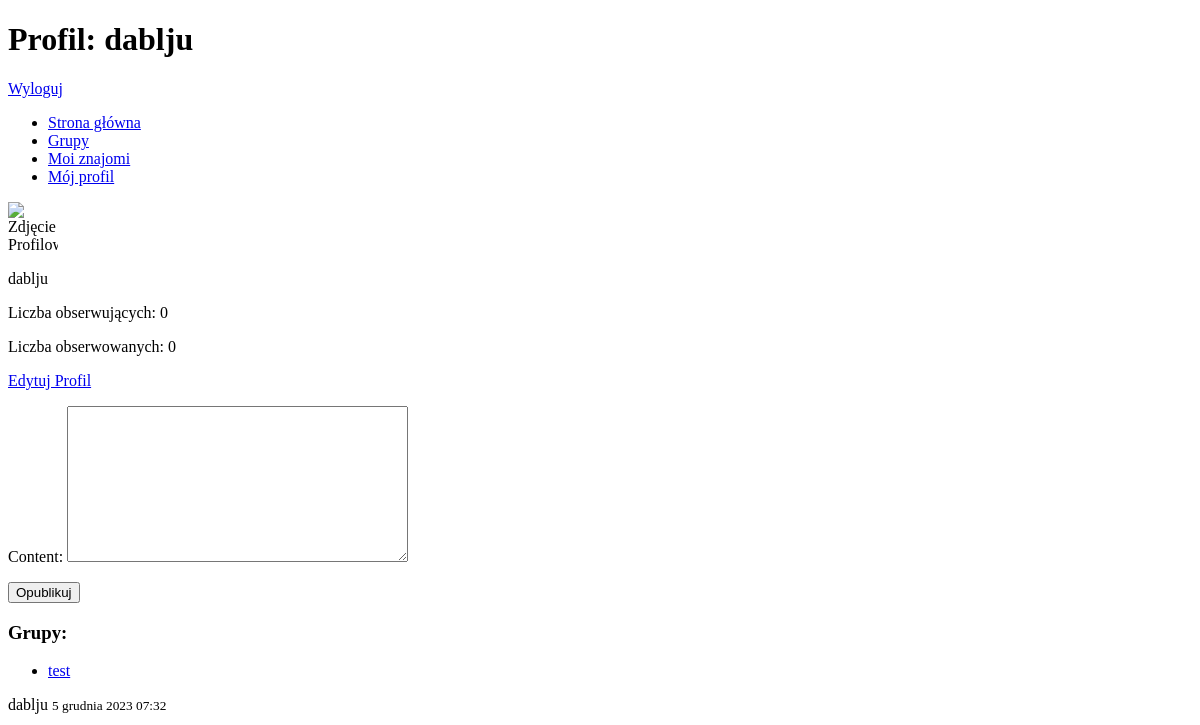
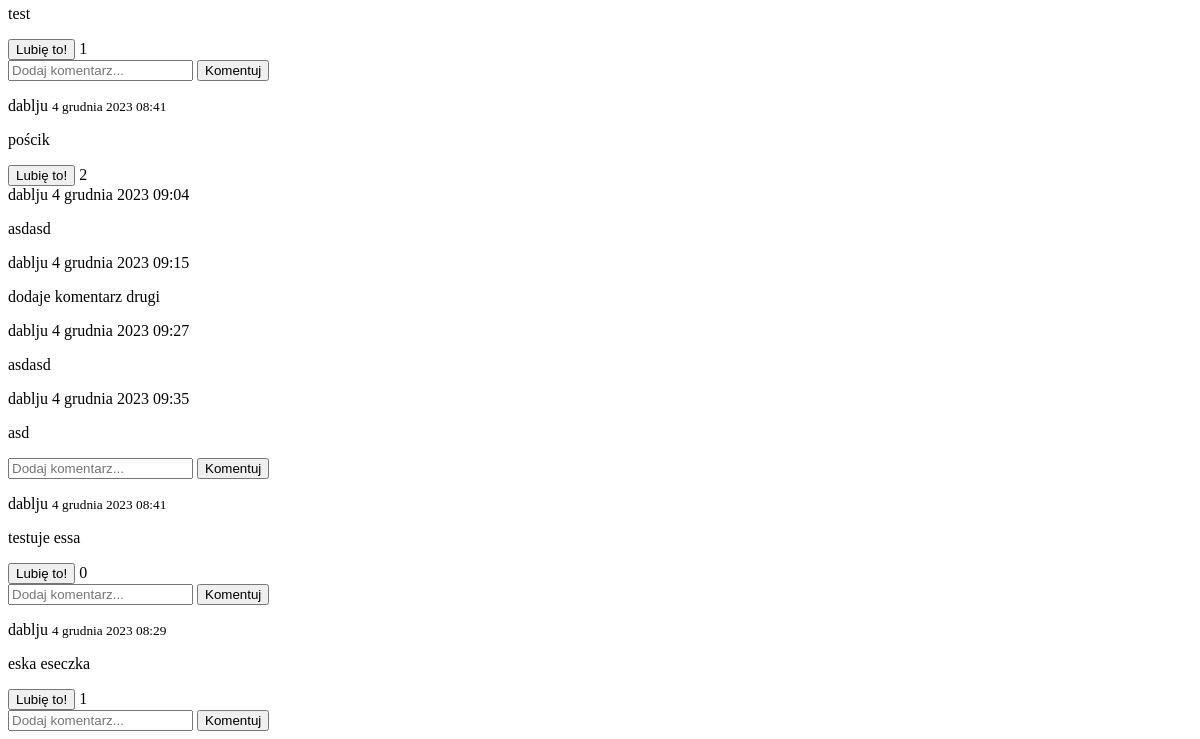
The app's page /profile/dablju/ (signed in), older data (2 pictures, top to bottom).
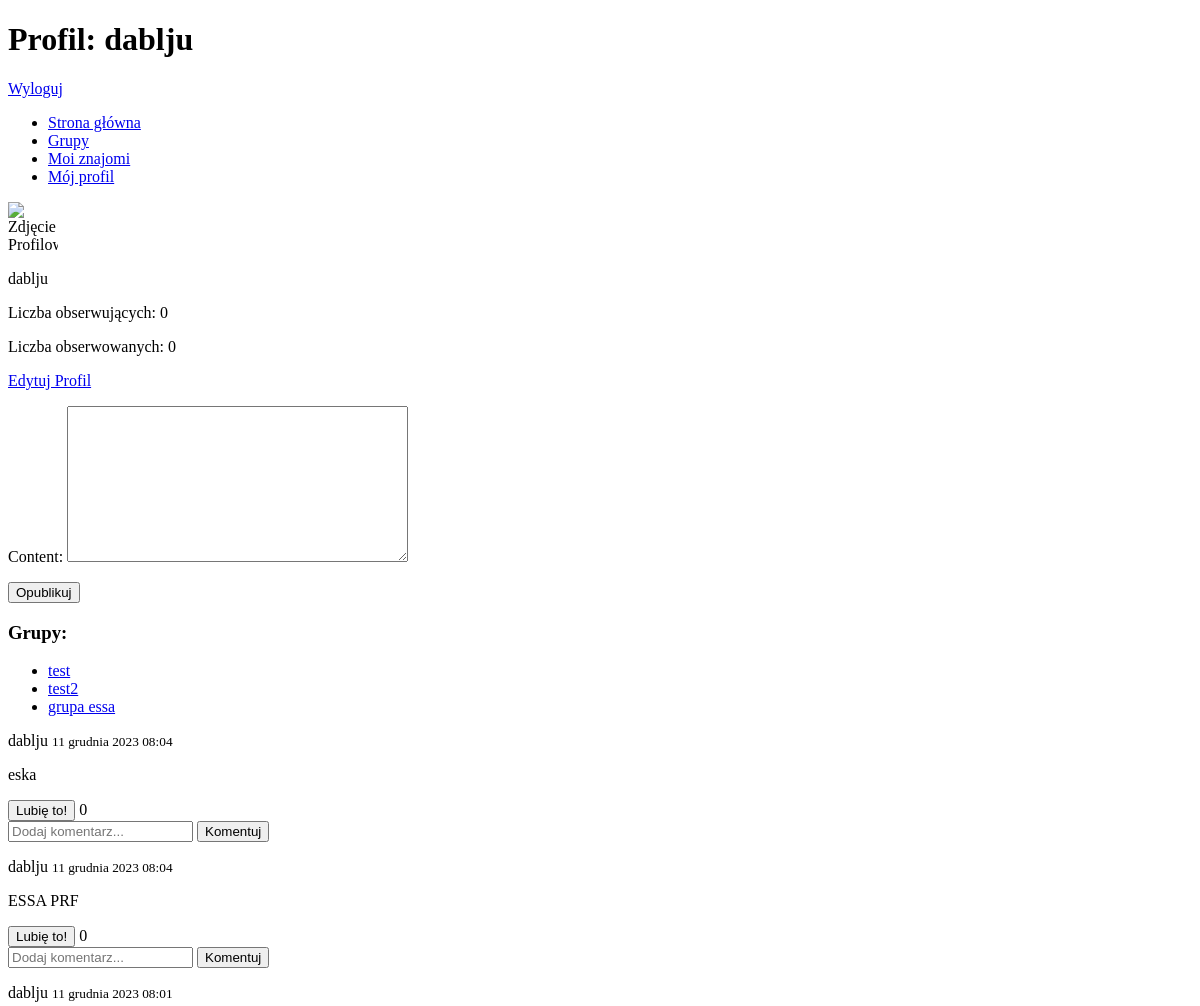
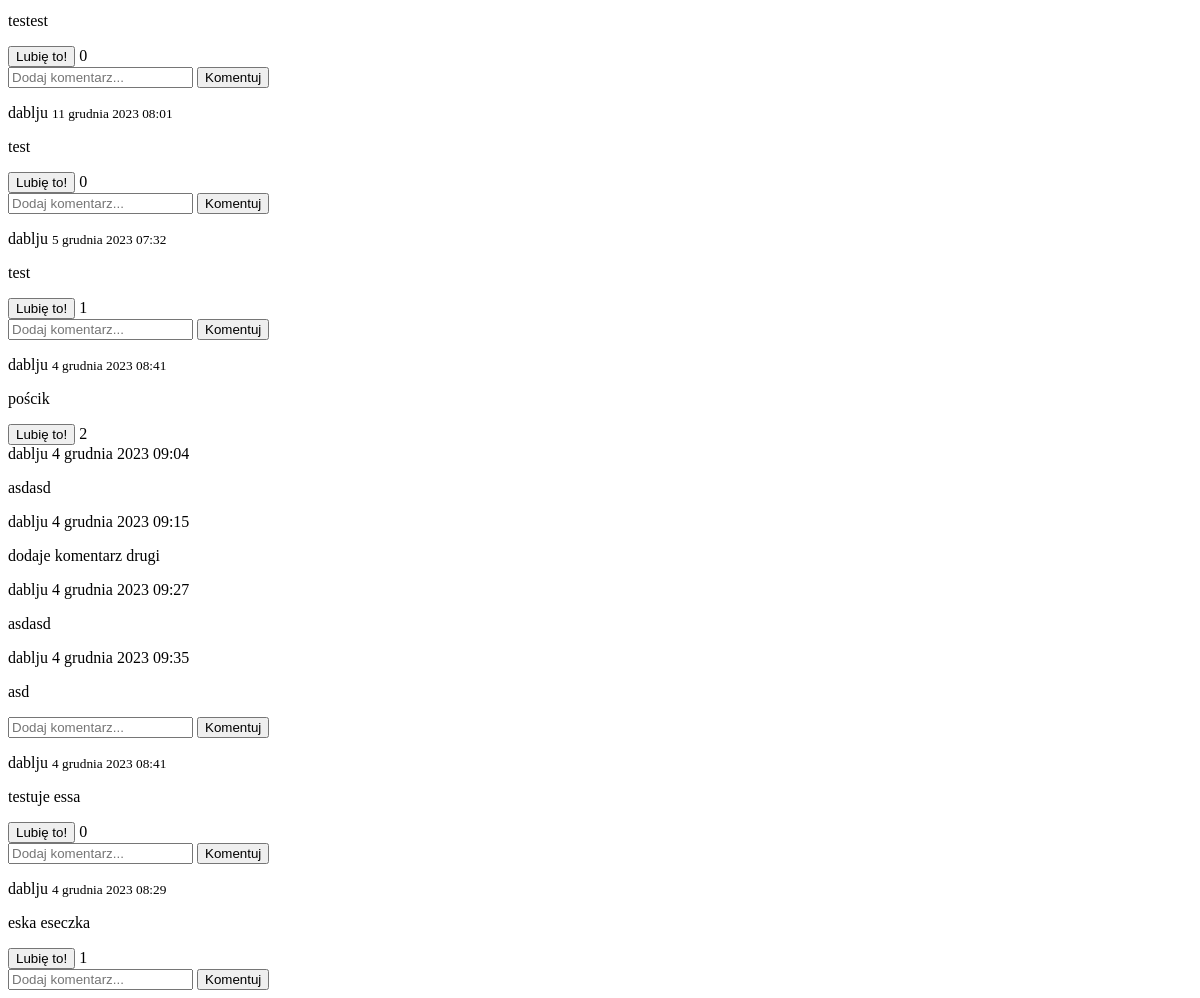
The same page, newer data (2 pictures, top to bottom).
### group_management/models.py (models this page shows, shortened)
class Group(models.Model):
    name = models.CharField(max_length=100)
    slug = models.SlugField(unique=True, blank=True)
    description = models.TextField()
    profile_image = models.ImageField(upload_to='group_images/', blank=True, null=True)
    members = models.ManyToManyField(User, related_name='user_groups')
    moderators = models.ManyToManyField(User, related_name='moderated_groups', blank=True)

### post_management/models.py (models this page shows, shortened)
class Post(models.Model):
    objects = None
    author = models.ForeignKey(User, on_delete=models.CASCADE)
    content = models.TextField()
    created_at = models.DateTimeField(auto_now_add=True)
    likes = models.ManyToManyField(User, related_name='liked_posts', blank=True)
    group = models.ForeignKey(Group, on_delete=models.CASCADE, null=True, blank=True)

class Comment(models.Model):
    post = models.ForeignKey(Post, related_name='comments', on_delete=models.CASCADE)
    author = models.ForeignKey(User, on_delete=models.CASCADE)
    content = models.TextField()
    created_at = models.DateTimeField(auto_now_add=True)

### user_management/views.py (the view)
# urls.py: path('profile/', include('user_management.urls')),
@login_required(login_url='core:welcome')
def profile(request, username):
    user = get_object_or_404(User, username=username)
    profile_user = get_object_or_404(User, username=username)
    user_posts = Post.objects.filter(author=user, group__isnull=True).order_by('-created_at')
    user_groups = user.user_groups.all()
    form = PostForm()
    is_own_profile = (request.user == user)
    context = {
        'user': user,
        'posts': user_posts,
        'user_groups': user_groups,
        'is_own_profile': is_own_profile,
        'form': form,
        'profile_user': profile_user
    }
    return render(request, 'user_management/profile.html', context)

### post_management/forms.py
class PostForm(forms.ModelForm):
    class Meta:
        model = Post
        fields = ['content']

### user_management/templates/user_management/profile.html (shortened to what this page needs)
<!DOCTYPE html>
<html lang="en">
<head>
    {% load static %}
    <link rel="stylesheet" href="{% static 'css/profile.css' %}">
</head>
<body>
    <h1>Profil: {{ user.username }}</h1>
    <a href="{% url 'user_management:logout' %}">Wyloguj</a>
    <nav>
        <ul>
            <li><a href="{% url 'core:home' %}">Strona główna</a></li>
            <li><a href="{% url 'group_management:groups' %}">Grupy</a></li>
            <li><a href="{% url 'user_management:friends' %}">Moi znajomi</a></li>
            <li><a href="{% url 'user_management:profile' request.user.username %}">Mój profil</a></li>
        </ul>
    </nav>
    <div class="profile-container">
        <img src="{{ user.profile.profile_image.url }}" alt="Zdjęcie Profilowe">
        <p>{{ user.username }}</p>
    </div>
<p id="followers-count">Liczba obserwujących: {{ user.followers.count }}</p>
<p>Liczba obserwowanych: {{ user.following.count }}</p>
    {% if is_own_profile %}
        <div>
            <a href="{% url 'user_management:edit_profile' %}">Edytuj Profil</a>
            <form method="post" action="{% url 'post_management:create_post' %}">
        {{ form.as_p }}
        <button type="submit">Opublikuj</button>
    </form>
        </div>
    {% endif %}
    <div>
    <h3>Grupy:</h3>
    <ul>
        {% for group in user.user_groups.all %}
            <li><a href="{% url 'group_management:group_detail' group_slug=group.slug %}">{{ group.name }}</a></li>
        {% empty %}
            <li>{{ user.username }} nie należy do żadnych grup.</li>
        {% endfor %}
    </ul>
</div>
    {% block content %}
    {% for post in posts %}
        <div class="post">
            <p>{{ post.author }} <small>{{ post.created_at }}</small></p>
            <p>{{ post.content }}</p>
            <button id="like-button-{{ post.id }}" type="button" onclick="likePost({{ post.id }});">Lubię to!</button>
            <span id="like-count-{{ post.id }}">{{ post.likes.count }}</span><br>
            {% for comment in post.comments.all %}
                {{ comment.author.username }}  {{ comment.created_at }}
                <p>{{ comment.content }}</p>
            {% endfor %}
            <form action="{% url 'post_management:add_comment_to_post' post.id %}" method="post">
                <input type="text" name="content" placeholder="Dodaj komentarz...">
                <button type="submit">Komentuj</button>
            </form>
        </div>
    {% empty %}
        <p>{% if is_own_profile %}Nie znaleziono Twoich postów.{% else %}Nie znaleziono postów użytkownika {{ user.username }}.{% endif %}</p>
    {% endfor %}
{% endblock %}
</body>
</html>

Row changes from the older to the newer data that the page shows:
added Group: name "test2"
added Group: name "grupa essa"
added Post: author "dablju", created_at "11 grudnia 2023 08:04", content "eska", likes.count "0"
added Post: author "dablju", created_at "11 grudnia 2023 08:04", content "ESSA PRF", likes.count "0"
added Post: author "dablju", created_at "11 grudnia 2023 08:01", content "testest", likes.count "0"
added Post: author "dablju", created_at "11 grudnia 2023 08:01", content "test", likes.count "0"
